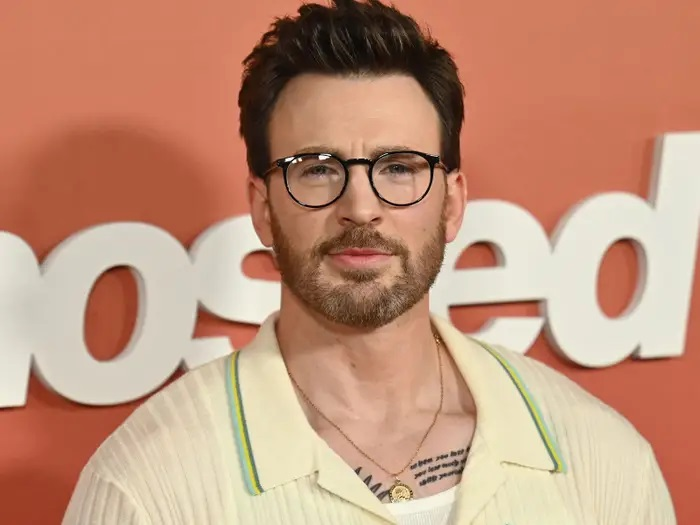
#> input picture Train/Chris Evans/644956d7b81bcf00183730f1.jpg, 700 x 525 px, given as the content of the folder E:/Guwantha/openCV tut/Train/Guwantha, which was not available
$ python faces_train.py
#> lines starting #> are read from the running program, lines starting #| are printed output that depends on the picture; pictures that were not available may be replaced by others from this repository, and a replacement may not be noted
import os
import cv2 as cv
import numpy as np

people = ['Guwantha', 'Emma Stone', 'Chris Evans']
DIR = r'E:\Guwantha\openCV tut\Train'

features = []
labels = []

haar_cascade = cv.CascadeClassifier('haar_face.xml')

def create_train():
    for person in people:
        path = os.path.join(DIR, person)
        label = people.index(person)

        for img in os.listdir(path):
            img_path = os.path.join(path, img)

            img_array = cv.imread(img_path)
#> img_array is the input picture: shape (525, 700, 3); mean B, G, R 123, 147.6, 193.7
            gray = cv.cvtColor(img_array, cv.COLOR_BGR2GRAY)
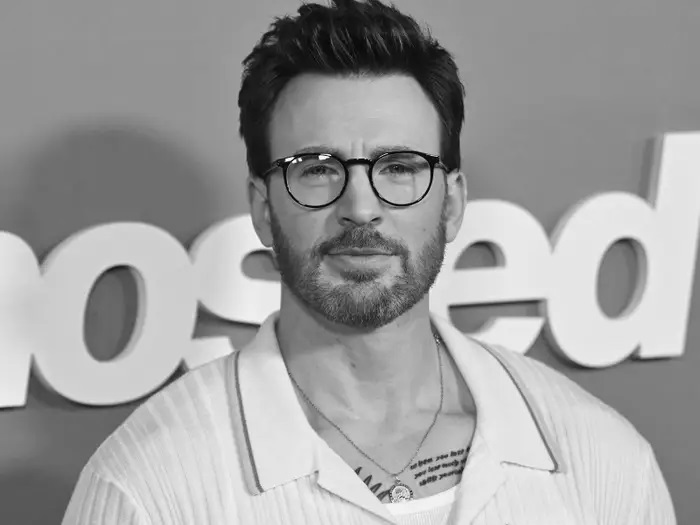
#> gray: shape (525, 700); min 2, max 254, mean 158.5

            faces_rect = haar_cascade.detectMultiScale(gray, scaleFactor=1.1, minNeighbors=3 )
#> faces_rect = [[246, 81, 223, 223]]
            for(x,y,w,h) in faces_rect:
                faces_roi = gray[y:y+h, x:x+w]
                features.append(faces_roi)
                labels.append(label)
#> this loop made 1 pass
#> pass 1, in create_train, `faces_roi = gray[y:y+h, x:x+w]`:
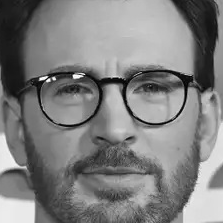
#> faces_roi: shape (223, 223); min 2, max 254, mean 127.5
#> after the loop, features = 1 item; labels = [0]
#> pass 2 of the loop in create_train, `for person in people:`:
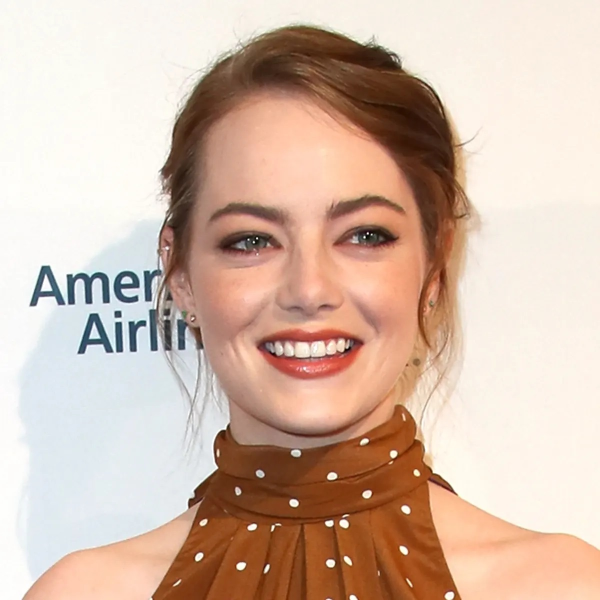
#> input picture Train/Emma Stone/1003.jpg, 1200 x 1200 px, found by its file name (shown at 1/2 size)
#> in create_train, img_array is the input picture: shape (1200, 1200, 3); mean B, G, R 169.6, 185.7, 211.7
#> in create_train, `gray = cv.cvtColor(img_array, cv.COLOR_BGR2GRAY)`:
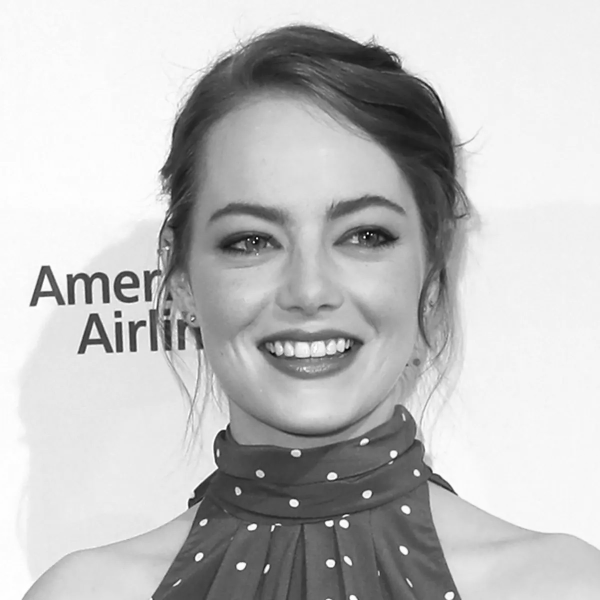
#> gray: shape (1200, 1200) (shown at 1/2 size); min 1, max 255, mean 191.6
#> faces_rect = [[326, 241, 600, 600]]
#> the loop in create_train, `for(x,y,w,h) in faces_rect:` made 1 pass
#> pass 1, in create_train, `faces_roi = gray[y:y+h, x:x+w]`:
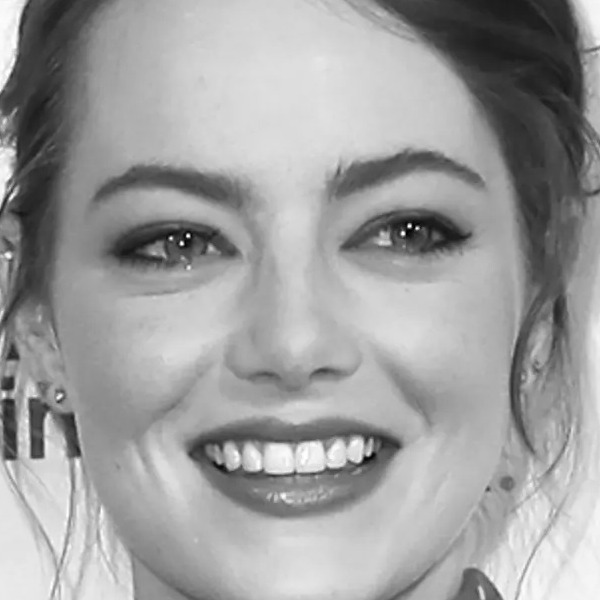
#> faces_roi: shape (600, 600); min 1, max 255, mean 158.6
#> after the loop in create_train, `for(x,y,w,h) in faces_rect:`: features = 2 items; labels = [0, 1]

create_train()
print('Training done --------------')

features = np.array(features, dtype='object')
labels = np.array(labels)

# print(f'Length of the features: {len(features)}')
# print(f'Length of the labels: {len(labels)}')

face_recognizer = cv.face.LBPHFaceRecognizer_create()

face_recognizer.train(features, labels)

face_recognizer.save('face_trained.yml')

np.save('features.npy', features)
np.save('labels.npy', labels)
